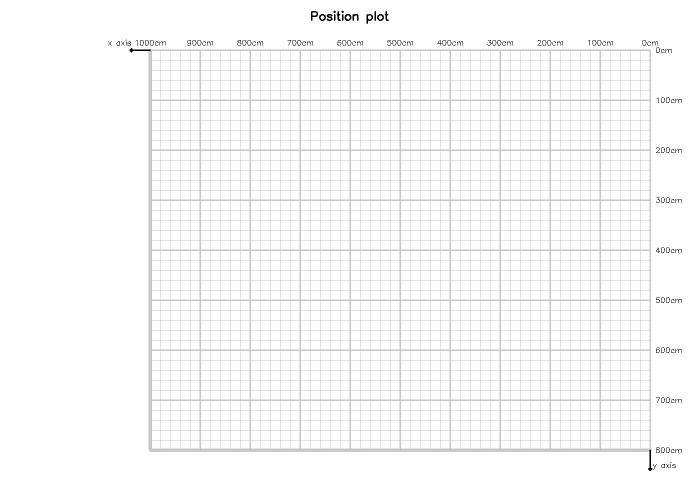
#> input picture 04_modularized_DataFusion/final_grid_map.png, 1400 x 1000 px (shown at 1/2 size)
$ python fusion_map.py
#> lines starting #> are read from the running program, lines starting #| are printed output that depends on the picture; after the words box and inside, x2 and y2 are one past the last pixel; in counts of white or black regions, pixels touching at a corner belong together
import numpy as np
import cv2
from config import IMG_WIDTH,IMG_HEIGHT,GRID_WIDTH_CM,GRID_HEIGHT_CM,MARGIN_TOP,MARGIN_RIGHT,CM_TO_PX

#need to add the constants as in configuration.location.MARGIn...

def create_map_background(scale=0.5, path="final_grid_map.png"):
    """
    Loads the annotated map image with grid and axes, scaled down.

    Args:
        scale (float): Scale factor to resize image.
        path (str): Path to grid image file.

    Returns:
        map_img (np.ndarray): Scaled map image
        scale (float): The used scale factor
    """
#> called with scale = 0.5, path = 'final_grid_map.png'
    map_img = cv2.imread(path)
#> map_img is the input picture: shape (1000, 1400, 3); min 0, max 255, mean 249.5
    if map_img is None:
        raise FileNotFoundError(f"Map image not found at {path}")
    if scale != 1.0:
        map_img = cv2.resize(map_img, (0, 0), fx=scale, fy=scale, interpolation=cv2.INTER_AREA)
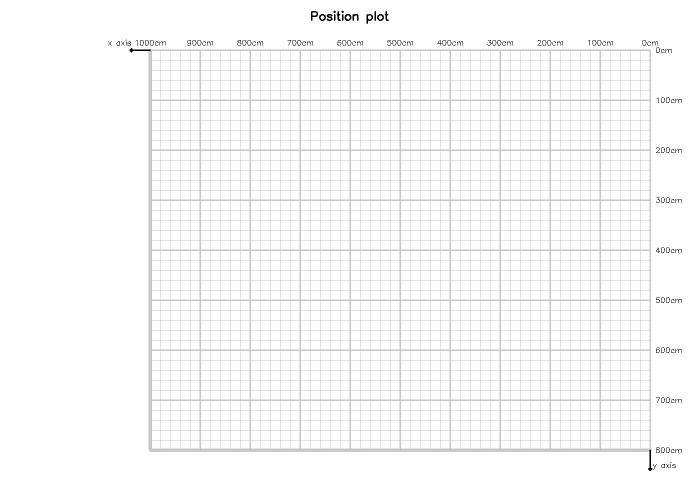
#> map_img: shape (500, 700, 3); min 0, max 255, mean 249.6
    return map_img, scale

def draw_map_view(map_img, position_cm, label_name, colour,scale=0.5):
    """
    Plots a labeled point in cm onto the map image.

    Args:
        map_img (np.ndarray): Scaled map image to draw on
        position_cm (tuple): (x_cm, y_cm) position in cm
        label_name (str): Text label for this point
        scale (float): The scale used when loading the map

    Returns:
        map_img (np.ndarray): Modified image with dot and label
    """
    x_cm, y_cm = position_cm

    # Compute full-resolution pixel position
    origin_x_full = IMG_WIDTH - GRID_WIDTH_CM - MARGIN_RIGHT
    origin_y_full = MARGIN_TOP
    x_px_full = origin_x_full + (GRID_WIDTH_CM - x_cm)
    y_px_full = origin_y_full + y_cm

    # Scale to match map
    px = int(x_px_full * scale)
    py = int(y_px_full * scale)


    # Draw the point and label
    cv2.circle(map_img, (px, py), 5, colour, -1)
    label_text = f"{label_name} ({int(x_cm)}cm, {int(y_cm)}cm)"

    font = cv2.FONT_HERSHEY_SIMPLEX
    font_scale = 0.4
    thickness = 1
    text_size, _ = cv2.getTextSize(label_text, font, font_scale, thickness)
    text_width = text_size[0]
    max_width = map_img.shape[1] - px - 10
    if text_width > max_width:
        # Wrap into 2 lines
        label_main = label_name
        label_coords = f"({int(x_cm)}cm, {int(y_cm)}cm)"
        cv2.putText(map_img, label_main, (px, max(15, py - 15)), font, font_scale, (0, 0, 255), thickness)
        cv2.putText(map_img, label_coords, (px, py - 2), font, font_scale, (0, 0, 255), thickness)
    else:
        text_x = max(0, px - 40)
        text_y = max(15, py - 10)
        cv2.putText(map_img, label_text, (text_x, text_y), font, font_scale, (0, 0, 255), thickness)
    return map_img


    # === MAIN ===
if __name__ == "__main__":
	map_img, scalemap = create_map_background(scale=0.5)
#> scalemap = 0.5
	cv2.imshow("Testing map creation",map_img)

	#testing the draw function
	position = (120.0,200.0)
	label = "test"
	draw_map_view(map_img, position, label, scalemap)
#> in draw_map_view, `px = int(x_px_full * scale)`: px = 590
#> in draw_map_view, `py = int(y_px_full * scale)`: py = 150
#> in draw_map_view, `cv2.circle(map_img, (px, py), 5, colour, -1)`: map_img: shape (500, 700, 3); 0.02% of pixels changed, all inside (x1, y1, x2, y2) = (585, 145, 596, 156)
#> in draw_map_view, `max_width = map_img.shape[1] - px - 10`: max_width = 100
#> in draw_map_view, `cv2.putText(map_img, label_main, (px, max(15, py - 15)), font, font_sc..`: map_img: shape (500, 700, 3); mean B, G, R 249.5, 249.5, 249.5
#> in draw_map_view, `cv2.putText(map_img, label_coords, (px, py - 2), font, font_scale, (0,..`:
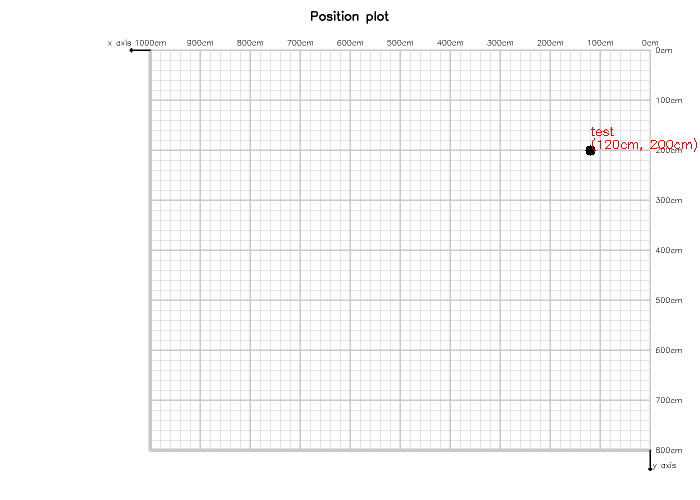
#> map_img: shape (500, 700, 3); mean B, G, R 249.3, 249.3, 249.5
	cv2.imshow("Testing map creation",map_img)
	cv2.waitKey(0)
	cv2.destroyAllWindows()
